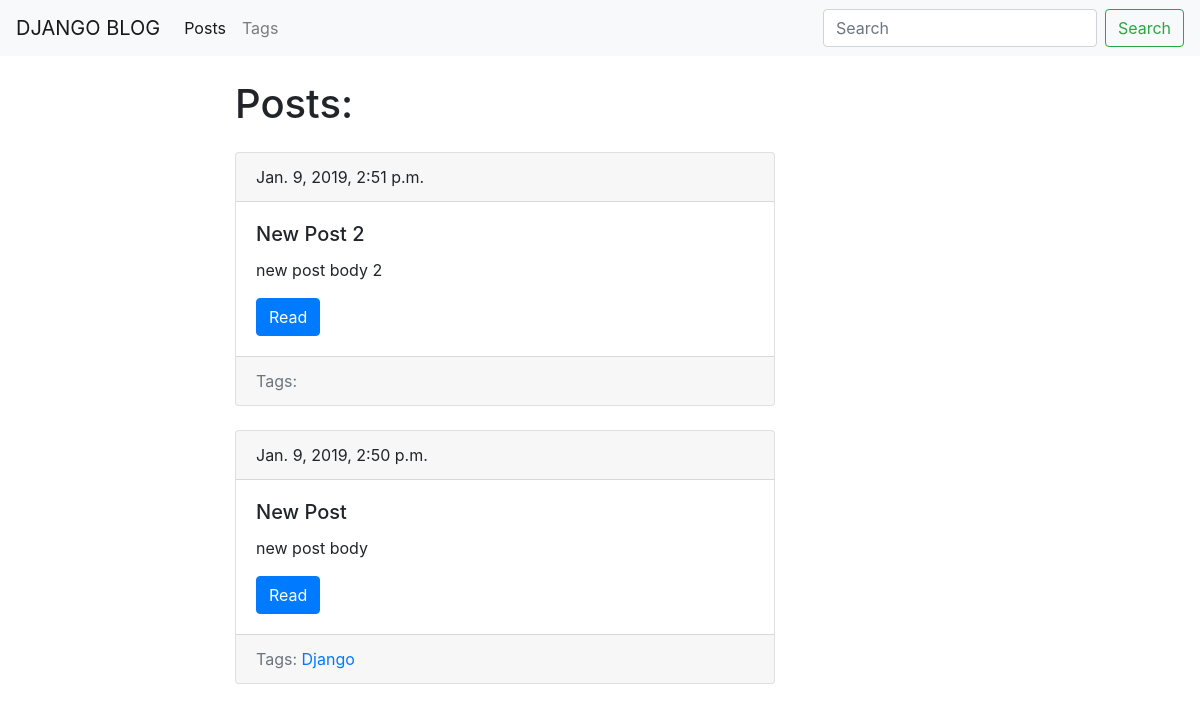
The page /blog/ on the database as committed earlier.
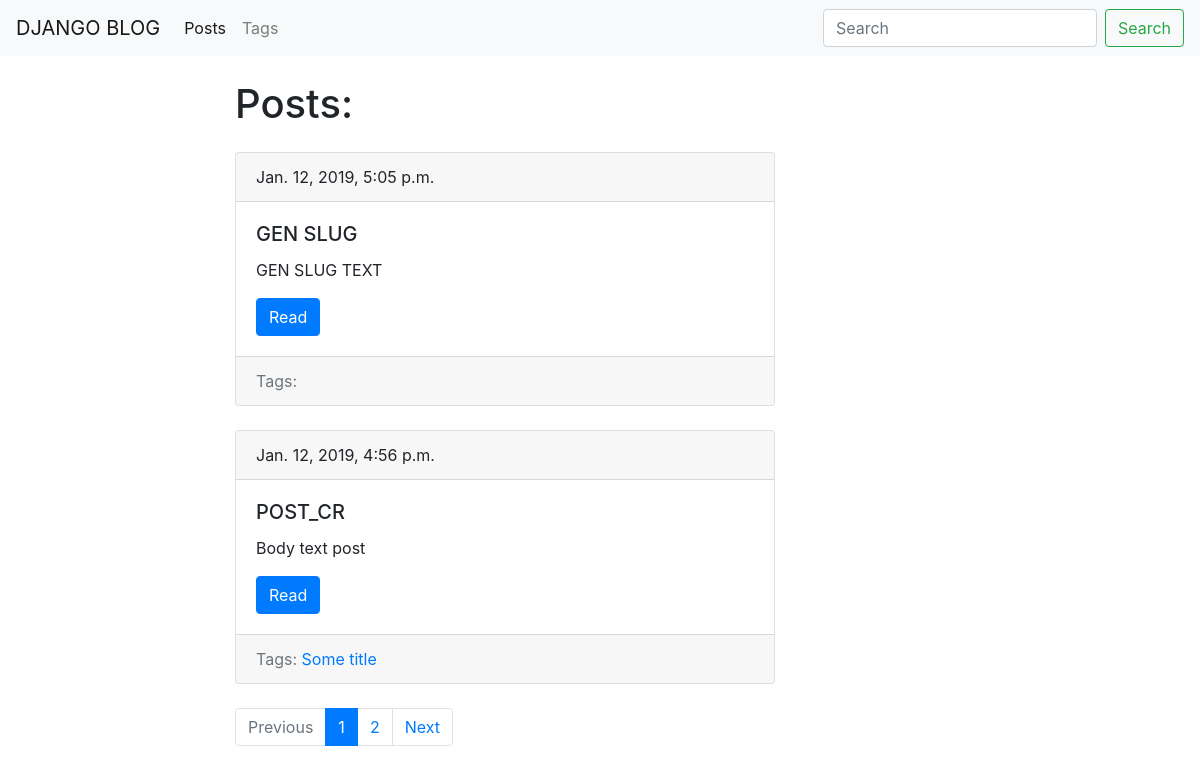
The same page on the database as committed later.
### blog/models.py (models this page shows, shortened)
class Post(models.Model):
    title = models.CharField(max_length=150, db_index=True)
    slug = models.SlugField(max_length=150, blank=True, unique=True)
    body = models.TextField(blank=True, db_index=True)
    tags = models.ManyToManyField('Tag', blank=True, related_name='posts')
    date_pub = models.DateTimeField(auto_now_add=True)
    def get_absolute_url(self):
        return reverse('post_detail_url', kwargs={'slug': self.slug})
    class Meta:
        ordering = ['-date_pub']

class Tag(models.Model):
    title = models.CharField(max_length=50)
    slug = models.SlugField(max_length=50, unique=True)
    def get_absolute_url(self):
        return reverse('tag_detail_url', kwargs={'slug': self.slug})
    class Meta:
        ordering = ['title']

### blog/views.py (the view)
# urls.py: path('', posts_list, name='posts_list_url'),
def posts_list(request):
    search_query = request.GET.get('search', '')
    if search_query:
        posts = Post.objects.filter(Q(title__icontains=search_query) | Q(body__icontains=search_query))
    else:
        posts = Post.objects.all()
    paginator = Paginator(posts, 2)
    page_number = request.GET.get('page', 1)
    page = paginator.get_page(page_number)
    is_paginated = page.has_other_pages()
    if page.has_previous():
        prev_page_url = '?page={}'.format(page.previous_page_number())
        prev_page_url = prev_page_url + ('&search={}'.format(search_query) if search_query else '')
    else:
        prev_page_url = ''
    if page.has_next():
        next_page_url = '?page={}'.format(page.next_page_number())
        next_page_url = next_page_url + ('&search={}'.format(search_query) if search_query else '')
    else:
        next_page_url = ''
    context = {
        'page_object': page,
        'is_paginated': is_paginated,
        'prev_page_url': prev_page_url,
        'next_page_url': next_page_url,
        'search_query': search_query
    }
    return render(request, 'blog/post/posts_list.html', context=context)

### blog/templates/blog/post/posts_list.html (shortened to what this page needs)
{% extends 'blog/blog_template.html'%}
{% block content %}
    <h1 class="mb-4">Posts: </h1>
    {% for post in page_object.object_list %}
        {% include 'blog/includes/post_card_template.html' %}
    {% endfor %}
{% endblock %}

### blog/templates/blog/includes/post_card_template.html
<div class="card mb-4">
    <div class="card-header">
        {{ post.date_pub }}
    </div>
    <div class="card-body">
        <h5 class="card-title">{{ post.title }}</h5>
        <p class="card-text">{{ post.body|truncatewords:15 }}</p>
        <a href="{{ post.get_absolute_url }}" class="btn btn-primary">Read</a>
    </div>
    <div class="card-footer text-muted">
        Tags:
        {% for tag in post.tags.all %}
            <a href="{{ tag.get_absolute_url }}">{{ tag.title }}</a>
        {% endfor %}
    </div>
</div>

Rows that differ between the two databases and show on the page:
no longer on this page (row unchanged): Post: date_pub "Jan. 9, 2019, 2:51 p.m.", title "New Post 2", body "new post body 2"
no longer on this page (row edited): Post: date_pub "Jan. 9, 2019, 2:50 p.m.", title "New Post", body "new post body"
no longer on this page (row edited): Tag: title "Django", shown under "Jan. 9, 2019, 2:50 p.m."
added Post: date_pub "Jan. 12, 2019, 5:05 p.m.", title "GEN SLUG", body "GEN SLUG TEXT"
added Post: date_pub "Jan. 12, 2019, 4:56 p.m.", title "POST_CR", body "Body text post"
added Tag: title "Some title", shown under "Jan. 12, 2019, 4:56 p.m."
Other text that changed with them:
text now shown: "Previous Next"
new list line: "1"
new list line: "2"
